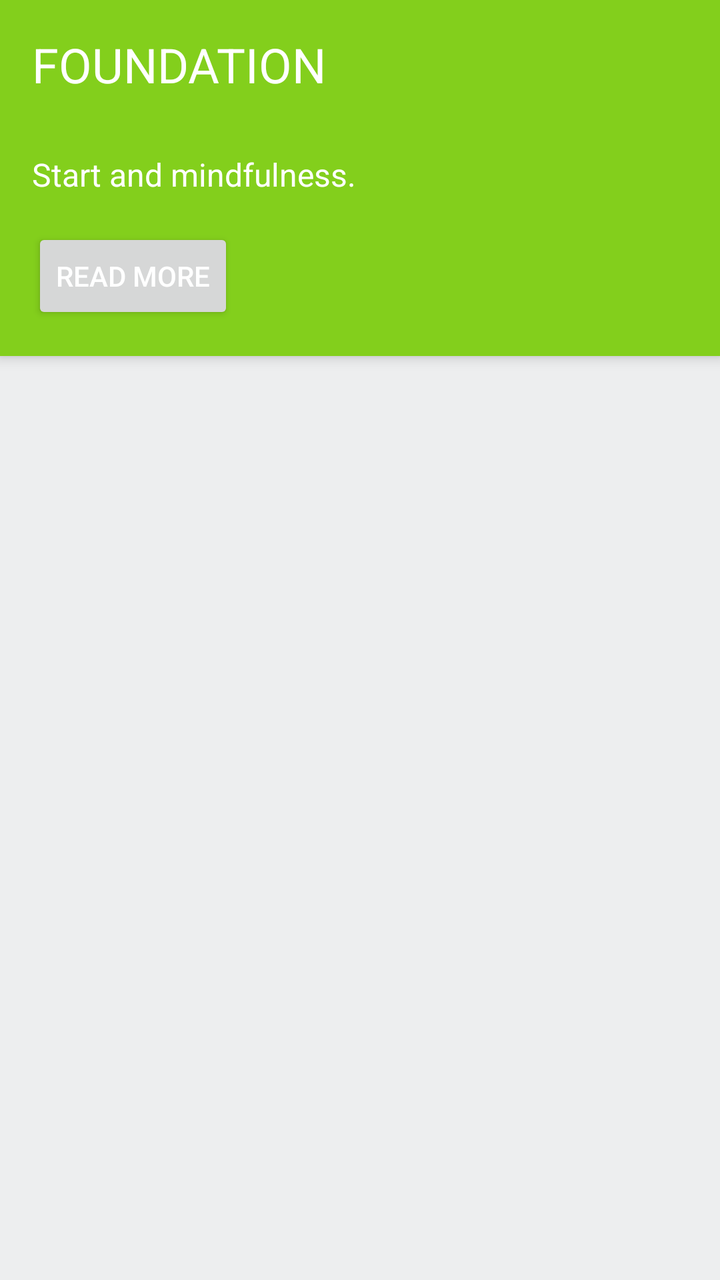
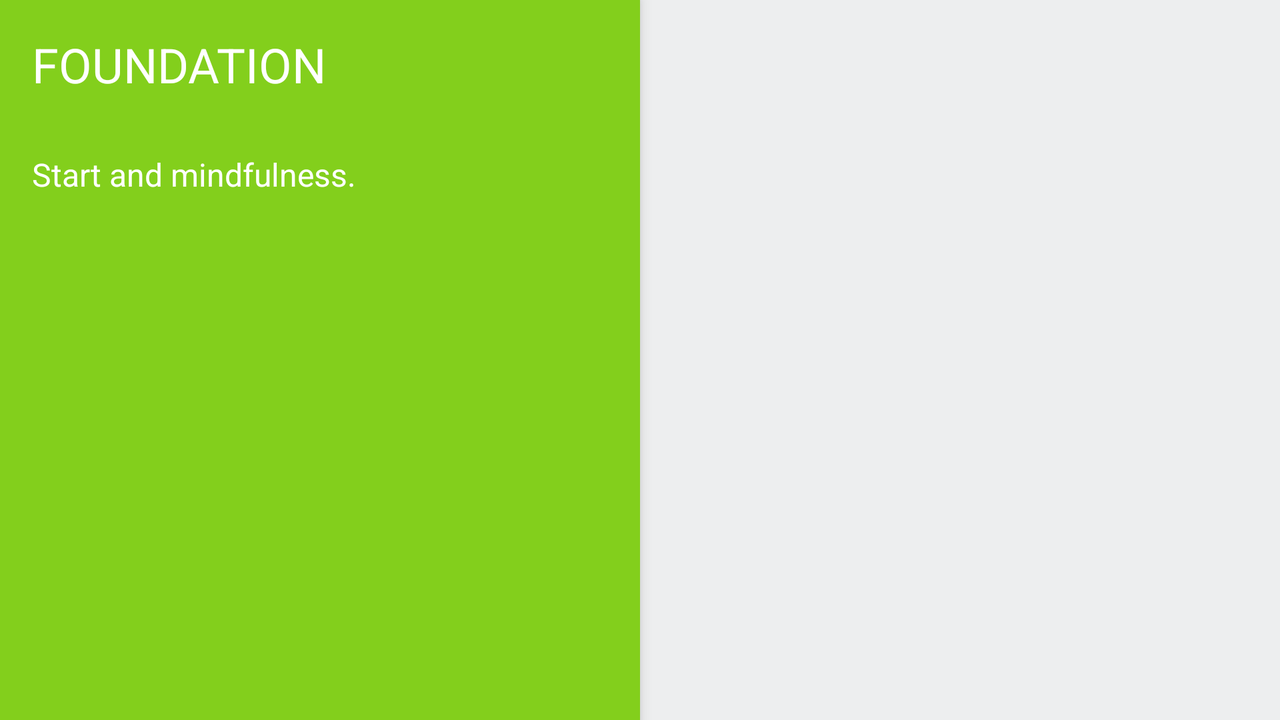

First picture: res/layout/ on a phone held upright. Second picture: the repository's own variant of that layout, on a device whose configuration matches the variant's folder. Source for both follows.
<!-- AndroidManifest.xml: application theme AppTheme -->
<!-- res/layout/fragment_current.xml -->
<LinearLayout xmlns:android="http://schemas.android.com/apk/res/android"
    xmlns:tools="http://schemas.android.com/tools"
    android:layout_width="match_parent"
    android:layout_height="match_parent"
    android:background="@color/grey"
    android:orientation="vertical"
    tools:context=".ui.current.CurrentPackApplesFragment">

    <LinearLayout
        android:id="@+id/header_container"
        android:layout_width="match_parent"
        android:layout_height="wrap_content"
        android:background="?colorPrimary"
        android:elevation="4dp"
        android:orientation="horizontal"
        tools:targetApi="21">

        <LinearLayout
            android:layout_width="0dp"
            android:layout_height="match_parent"
            android:layout_margin="@dimen/keyline_1"
            android:layout_weight="2.5"
            android:orientation="vertical">

            <TextView
                android:id="@+id/text_view_title_header"
                style="@style/ListHeaderTitleText"
                android:layout_width="wrap_content"
                android:layout_height="wrap_content"
                tools:text="Foundation" />

            <ImageView
                android:id="@+id/image_view_icon_header"
                android:layout_width="24dp"
                android:layout_height="24dp"
                android:layout_marginBottom="2dp"
                android:layout_marginTop="2dp"
                android:contentDescription="@string/dc_apple_control"
                tools:src="@drawable/ic_play_arrow_white_24dp" />

            <TextView
                android:id="@+id/text_view_body_header"
                style="@style/ListHeaderBodyText"
                android:layout_width="wrap_content"
                android:layout_height="wrap_content"
                android:gravity="start"
                tools:text="Start and mindfulness." />

            <TextView
                android:id="@+id/text_view_built_by_partner"
                android:layout_width="wrap_content"
                android:layout_height="wrap_content"
                android:layout_marginTop="8dp"
                android:textAllCaps="true"
                android:textColor="@android:color/white"
                android:visibility="gone"
                tools:text="Built By: Auroville" />

            <Button
                android:id="@+id/button_read_more"
                android:layout_width="wrap_content"
                android:layout_height="wrap_content"
                android:layout_marginTop="16dp"
                android:contentDescription="@string/cd_button_read_more"
                android:textAllCaps="true"
                android:textColor="@android:color/white"
                android:visibility="visible"
                tools:text="@string/read_more" />

        </LinearLayout>

        <ImageView
            android:id="@+id/image_view_pack_image_header"
            android:layout_width="0dp"
            android:layout_height="match_parent"
            android:layout_weight="1.5"
            android:contentDescription="@string/dc_apple_view_header" />
    </LinearLayout>

    <android.support.v7.widget.RecyclerView
        android:id="@+id/recycle_view_current_pack"
        android:layout_width="match_parent"
        android:layout_height="match_parent"
        android:scrollbars="none"
        android:visibility="visible" />

</LinearLayout>
<!-- resources referenced by this layout -->
<resources>
  <color name="grey">#EDEEEF</color>
  <dimen name="keyline_1">16dp</dimen>
  <string name="cd_button_read_more">Read More</string>
  <string name="dc_apple_control">Apple Control</string>
  <string name="dc_apple_view_header">Apple View Header Image</string>
  <string name="read_more">Read More</string>
  <style name="ListHeaderBodyText">
          <item name="android:textColor">@android:color/white</item>
          <item name="android:textSize">@dimen/list_header_body_text</item>
      </style>
  <style name="ListHeaderTitleText">
          <item name="android:textColor">@android:color/white</item>
          <item name="android:textSize">@dimen/list_header_title_text</item>
          <item name="android:textAllCaps">true</item>
      </style>
  <!-- from res/values-v21/ -->
  <style name="AppTheme" parent="AppTheme.Base" />
  <dimen name="list_header_body_text">16sp</dimen>
  <dimen name="list_header_title_text">24sp</dimen>
  <!-- from res/values-v21/ -->
  <style name="AppTheme.Base" parent="Theme.AppCompat.Light.NoActionBar">
          <item name="android:colorBackground">@color/background_material_light</item>
          <item name="colorPrimary">@color/primary</item>
          <item name="colorPrimaryDark">@color/dark_orange</item>
          <item name="colorAccent">@color/dark_orange</item>
          <item name="android:textColorPrimary">@android:color/white</item>
          <item name="android:textColorSecondary">#fcfcfc</item>
      </style>
  <color name="primary">#83CF1C</color>
</resources>
<!-- res/layout-land/fragment_current.xml (the repository's variant of the layout above) -->
<!-- drawn on the phone turned sideways -->
<LinearLayout xmlns:android="http://schemas.android.com/apk/res/android"
    xmlns:tools="http://schemas.android.com/tools"
    android:layout_width="match_parent"
    android:layout_height="match_parent"
    android:background="@color/grey"
    android:orientation="horizontal"
    tools:context=".ui.current.CurrentPackApplesFragment">

    <LinearLayout
        android:id="@+id/header_container"
        android:layout_width="0dp"
        android:layout_height="match_parent"
        android:layout_weight="1"
        android:background="?colorPrimary"
        android:elevation="4dp"
        android:orientation="horizontal"
        tools:targetApi="21">

        <LinearLayout
            android:layout_width="0dp"
            android:layout_height="match_parent"
            android:layout_margin="@dimen/keyline_1"
            android:layout_weight="2.5"
            android:orientation="vertical">

            <TextView
                android:id="@+id/text_view_title_header"
                style="@style/ListHeaderTitleText"
                android:layout_width="wrap_content"
                android:layout_height="wrap_content"
                tools:text="Foundation" />

            <ImageView
                android:id="@+id/image_view_icon_header"
                android:layout_width="24dp"
                android:layout_height="24dp"
                android:layout_marginBottom="2dp"
                android:layout_marginTop="2dp"
                android:contentDescription="@string/dc_apple_control"
                tools:src="@drawable/ic_play_dark" />

            <TextView
                android:id="@+id/text_view_body_header"
                style="@style/ListHeaderBodyText"
                android:layout_width="wrap_content"
                android:layout_height="wrap_content"
                android:gravity="start"
                tools:text="Start and mindfulness." />

            <TextView
                android:id="@+id/text_view_built_by_partner"
                android:layout_width="wrap_content"
                android:layout_height="wrap_content"
                android:layout_marginTop="8dp"
                android:textAllCaps="true"
                android:textColor="@android:color/white"
                android:visibility="gone"
                tools:text="Built By: Auroville" />

        </LinearLayout>

        <ImageView
            android:id="@+id/image_view_pack_image_header"
            android:layout_width="0dp"
            android:layout_height="match_parent"
            android:layout_weight="1.5"
            android:contentDescription="@string/dc_apple_view_header" />
    </LinearLayout>

    <android.support.v7.widget.RecyclerView
        android:id="@+id/recycle_view_current_pack"
        android:layout_width="0dp"
        android:layout_height="match_parent"
        android:layout_weight="1"
        android:scrollbars="none"
        android:visibility="visible" />

</LinearLayout>
<!-- resources referenced by the variant -->
<!-- as the phone turned sideways resolves them -->
<resources>
  <color name="grey">#EDEEEF</color>
  <dimen name="keyline_1">16dp</dimen>
  <string name="dc_apple_control">Apple Control</string>
  <string name="dc_apple_view_header">Apple View Header Image</string>
  <style name="ListHeaderBodyText">
          <item name="android:textColor">@android:color/white</item>
          <item name="android:textSize">@dimen/list_header_body_text</item>
      </style>
  <style name="ListHeaderTitleText">
          <item name="android:textColor">@android:color/white</item>
          <item name="android:textSize">@dimen/list_header_title_text</item>
          <item name="android:textAllCaps">true</item>
      </style>
  <!-- from res/values-v21/ -->
  <style name="AppTheme" parent="AppTheme.Base" />
  <dimen name="list_header_body_text">16sp</dimen>
  <dimen name="list_header_title_text">24sp</dimen>
  <!-- from res/values-v21/ -->
  <style name="AppTheme.Base" parent="Theme.AppCompat.Light.NoActionBar">
          <item name="android:colorBackground">@color/background_material_light</item>
          <item name="colorPrimary">@color/primary</item>
          <item name="colorPrimaryDark">@color/dark_orange</item>
          <item name="colorAccent">@color/dark_orange</item>
          <item name="android:textColorPrimary">@android:color/white</item>
          <item name="android:textColorSecondary">#fcfcfc</item>
      </style>
  <color name="primary">#83CF1C</color>
</resources>
